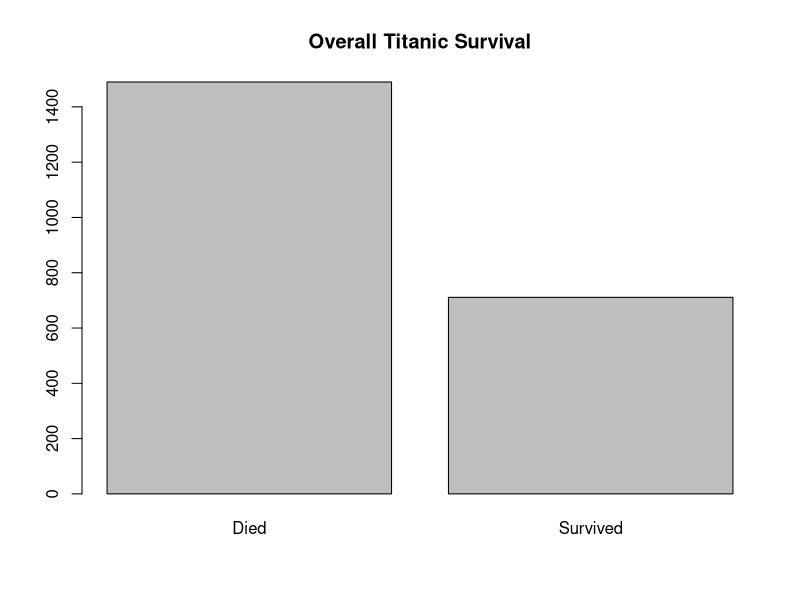
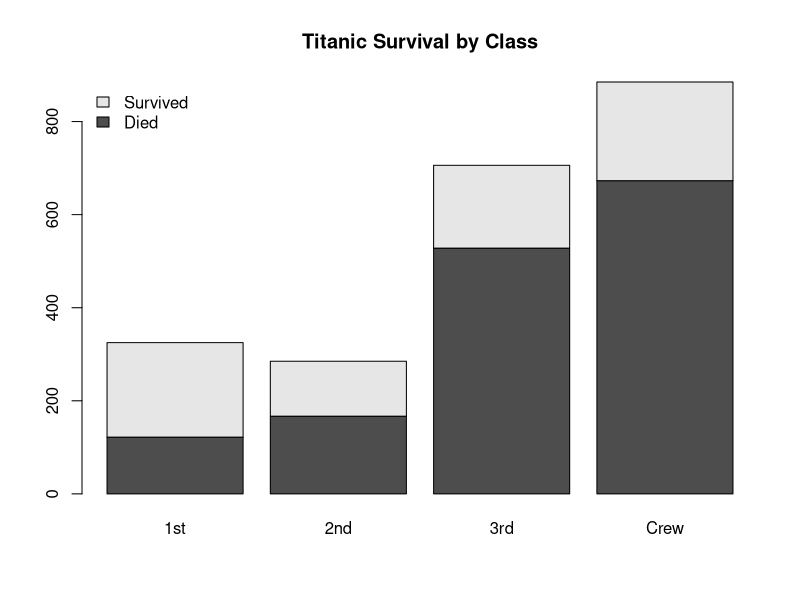
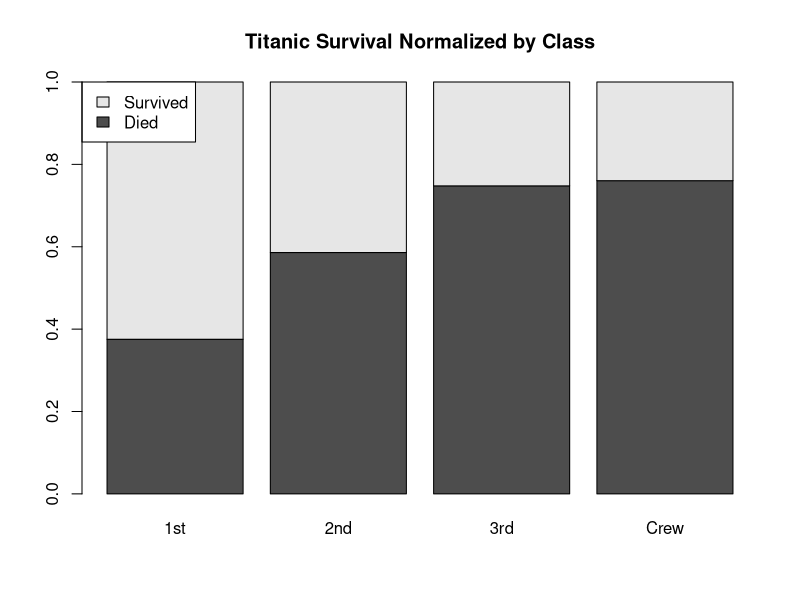
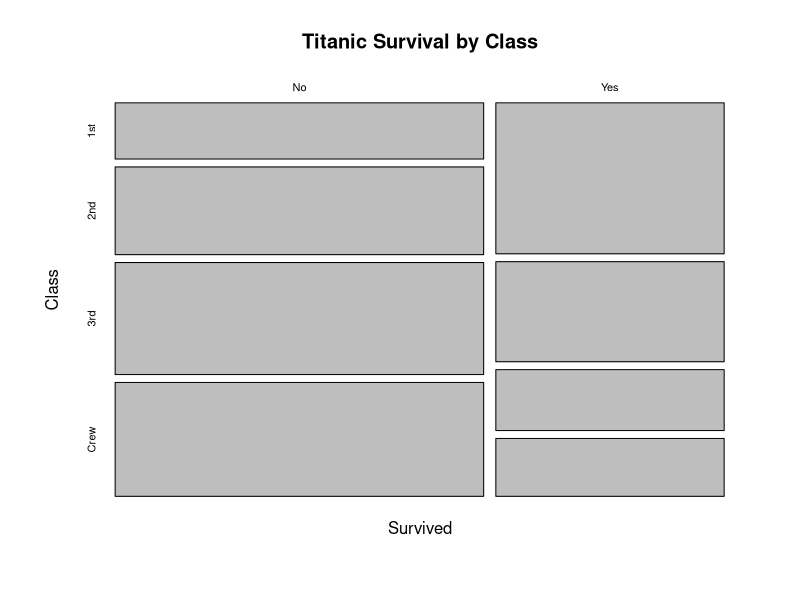
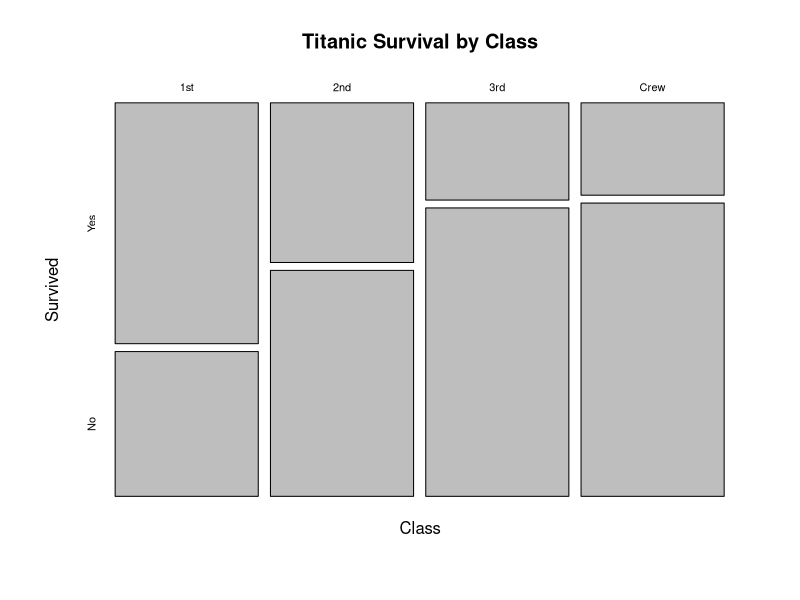
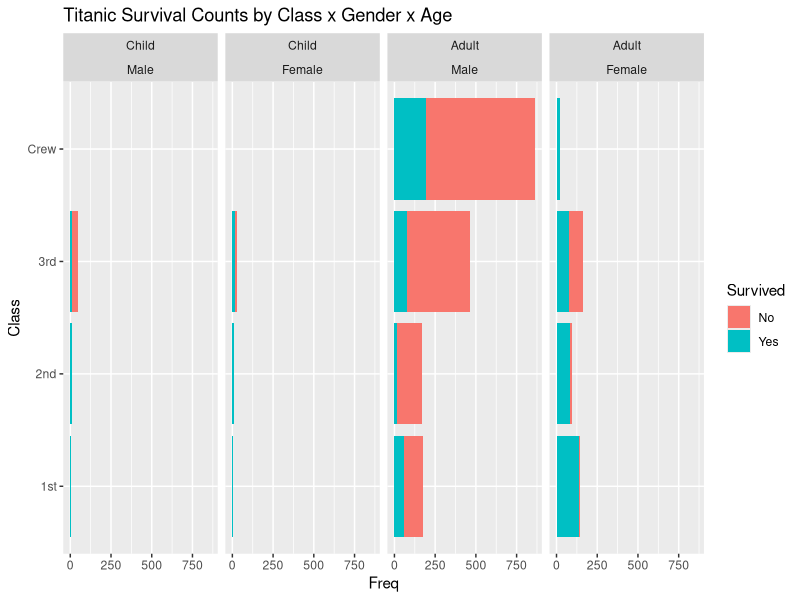
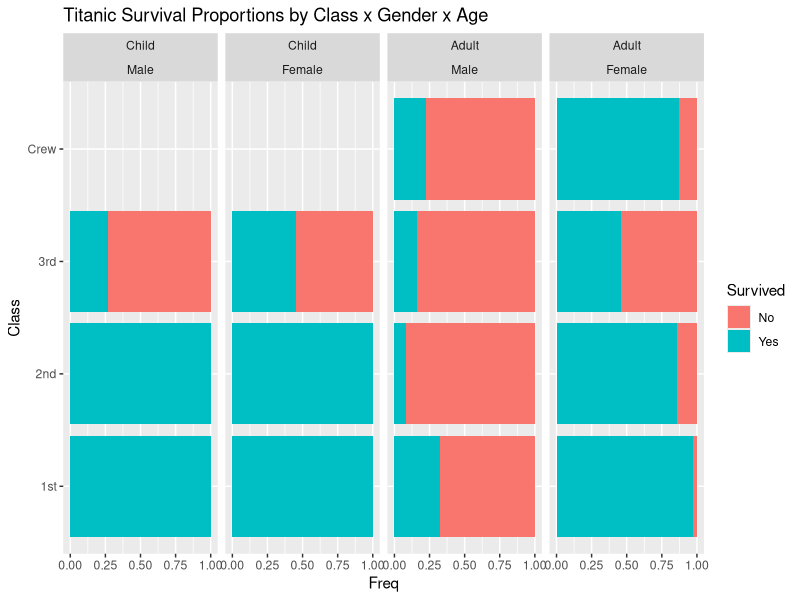

The R script that drew these images, in order:
# For Titanic data, investigation of
# 1. effect of class on survival
# 2. effect of "women and children" first policy of the day

# Install these two packages first
library(ggplot2)
library(xtable)

# Load data.
data(Titanic)

# Titanic is a 4 dimensional array, where
# Dim 1 is Class: 1st, 2nd, 3rd, or crew
# Dim 2 is Sex: male or female
# Dim 3 is Age: child or adult
# Dim 4 is Survival (outcome variable):  no or yes
dim(Titanic)
?Titanic



#------------------------------------------------
# Overall survival rates
#------------------------------------------------
# To get overall survival rates, we must sum over all dimensions except the 4th
# one, which is survival.  apply() says: to the Titanic data, apply the function
# sum to all dimensions, except the 4th.
overall <-  apply(Titanic, 4, sum)
names(overall) <- c("Died", "Survived")

# To save plot as pdf, uncomment the pdf() and dev.off() lines:
# pdf("barplot.pdf", width=6, height=6)
barplot(overall, main="Overall Titanic Survival", names.arg=c("Died", "Survived"))
# dev.off()



#------------------------------------------------
# Survival by class
#------------------------------------------------
# To get survival split by class, we must sum over all dimensions except the
# 4th (survival) and the 1st (class)
by.class <- apply(Titanic, c(4,1), sum)

# Stacked barplot
# pdf("barplot2.pdf", width=10, height=5)
barplot(by.class, legend.text=c("Died", "Survived"),
        args.legend=list(x="topleft", bty='n'),
        main="Titanic Survival by Class")
# dev.off()

# Normalized/standardized barplot:
# get the class sums
class.sums <- apply(by.class, 2, sum)
# divide each row of by.class by class.sums to get proportions
by.class.norm <- apply(by.class, 1, function(x){x/class.sums})
# transpose (i.e. make the rows the columns, make the columns the rows)
by.class.norm <- t(by.class.norm)

# pdf("norm_barplot.pdf", width=10, height=5)
barplot(by.class.norm,
        legend.text=c("Died", "Survived"),
        args.legend=list(x="topleft"),
        main="Titanic Survival Normalized by Class")
#dev.off()

# the following is not quite what we want:
mosaicplot(by.class.norm, main="Titanic Survival by Class")

# pdf("mosaic_plot.pdf", width=10, height=5)
# rather we transpose the matrix and switch the rows
by.class.norm <- t(by.class.norm[2:1,])
mosaicplot(by.class.norm, main="Titanic Survival by Class")
# dev.off()

# LaTeX output
xtable(by.class)



#------------------------------------------------
# Survival by class x gender x age
#------------------------------------------------
# We use the ggplot package: http://ggplot2.org/
# Convert Titanic data to data.frame
Titanic.data.frame <- as.data.frame(Titanic)
Titanic.data.frame

# pdf("titanic.pdf", width=10, height=6)
pg.titanic <-
  ggplot(Titanic.data.frame, aes(Class, Freq, fill = Survived)) +
  facet_wrap(~ Age + Sex, nrow = 1) + coord_flip() +
  ggtitle("Titanic Survival Counts by Class x Gender x Age") +
  geom_bar(stat = "identity")
print(pg.titanic)
# dev.off()

# pdf("titanic2.pdf", width=10, height=6)
pg.titanic.prop <-
  ggplot(Titanic.data.frame, aes(x=Class, y=Freq)) +
  geom_bar(aes(fill = Survived), stat = "identity", position="fill") +
  facet_wrap( ~ Age + Sex, nrow = 1) +
  ggtitle("Titanic Survival Proportions by Class x Gender x Age") +
  coord_flip()
print(pg.titanic.prop)
# dev.off()



#------------------------------------------------
# Etc
#------------------------------------------------
temp <- apply(Titanic, c(4,1,2), sum)
temp.male <- temp[,,1]
temp.female <- temp[,,2]

temp.male <- rbind(temp.male, apply(temp.male, 2, sum))
temp.male <- cbind(temp.male, apply(temp.male, 1, sum))
colnames(temp.male)[5] <- "Total"
rownames(temp.male) <- c("Died", "Survived", "Total")
xtable(temp.male)

temp.female <- rbind(temp.female, apply(temp.female, 2, sum))
temp.female <- cbind(temp.female, apply(temp.female, 1, sum))
colnames(temp.female)[5] <- "Total"
rownames(temp.female) <- c("Died", "Survived", "Total")
xtable(temp.female)
